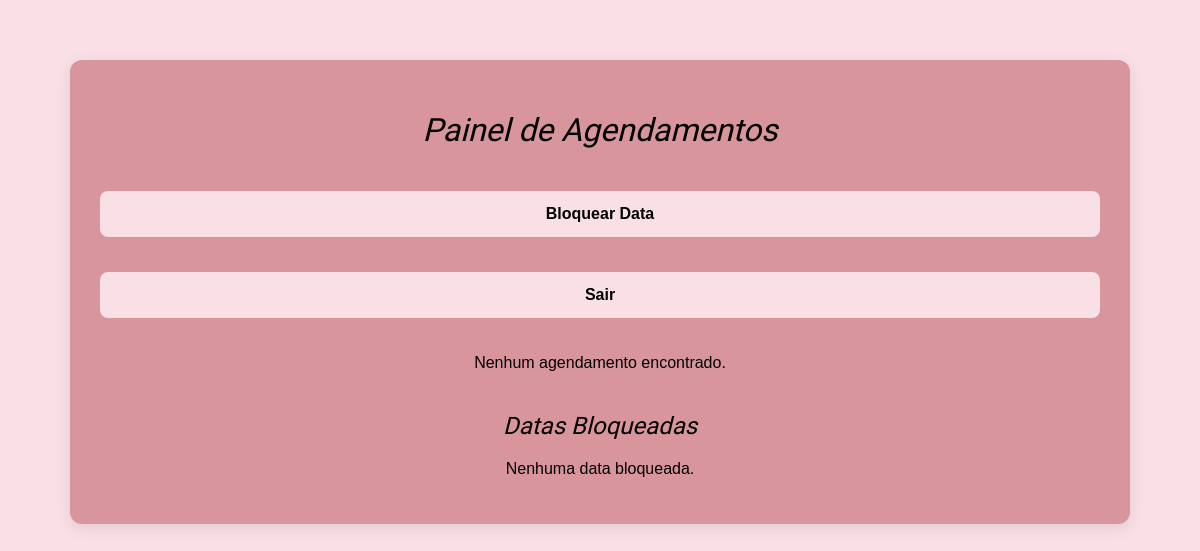
Before: /admin (signed in) with the older database file.
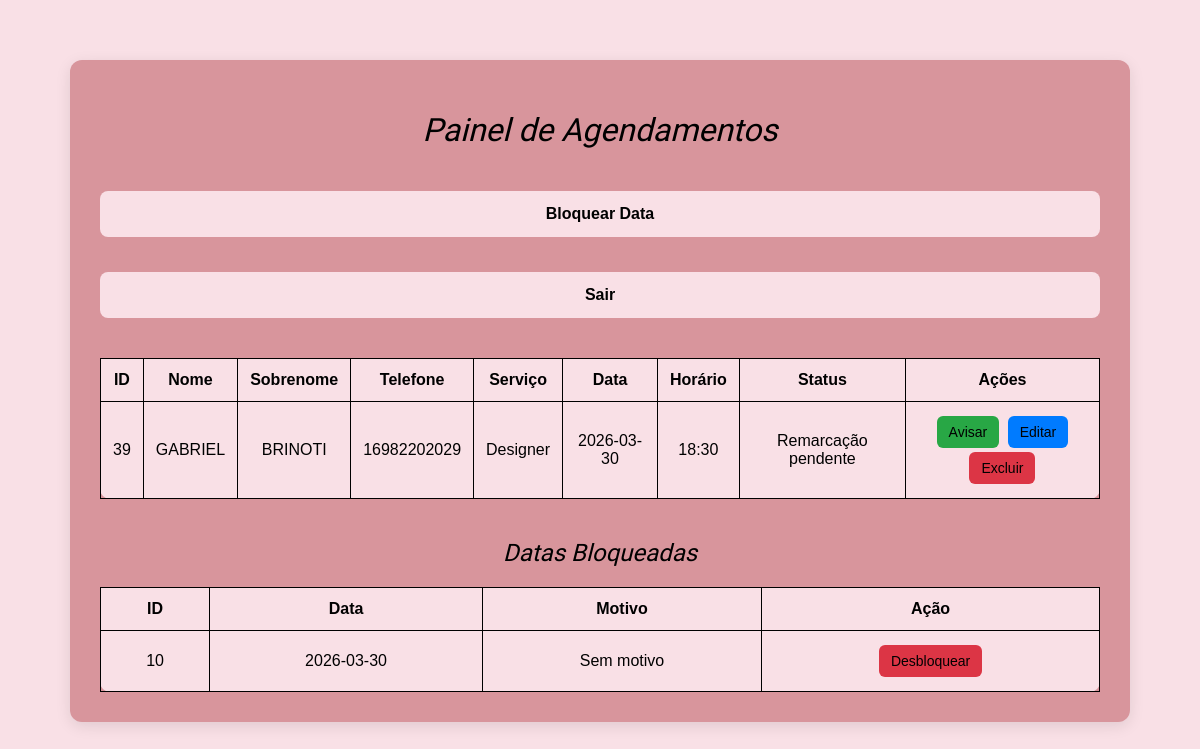
After: the same page with the newer database file.
### tables this page shows
CREATE TABLE agendamentos (
            id INTEGER PRIMARY KEY AUTOINCREMENT,
            nome TEXT NOT NULL,
            telefone TEXT NOT NULL,
            servico TEXT NOT NULL,
            data TEXT NOT NULL,
            horario TEXT NOT NULL
        , status TEXT DEFAULT 'Pendente', sobrenome TEXT DEFAULT '', obs TEXT DEFAULT '');

CREATE TABLE bloqueios (
            id INTEGER PRIMARY KEY AUTOINCREMENT,
            data TEXT NOT NULL UNIQUE,
            motivo TEXT
        );

### app.py (the view)
@app.route("/admin")
def admin():
    if not session.get("admin_logado"):
        return redirect(url_for("login"))
    conn = sqlite3.connect(DB_PATH)
    cursor = conn.cursor()
    cursor.execute("""
    SELECT id, nome, sobrenome, telefone, servico, data, horario, status
    FROM agendamentos
    ORDER BY data, horario
""")
    agendamentos = cursor.fetchall()
    cursor.execute("""
        SELECT id, data, motivo
        FROM bloqueios
        ORDER BY data
    """)
    bloqueios = cursor.fetchall()
    conn.close()
    return render_template("admin.html", agendamentos=agendamentos, bloqueios=bloqueios)

### templates/admin.html (shortened to what this page needs)
<!DOCTYPE html>
<html lang="pt-BR">
<head>
    <link rel="stylesheet" href="{{ url_for('static', filename='style.css') }}">
</head>
<body>
    <div class="container admin-container">
        <h1>Painel de Agendamentos</h1>
        <a href="{{ url_for('bloquear_data') }}" class="botao" style="margin-bottom: 15px;">Bloquear Data</a>
        <a href="{{ url_for('logout') }}" class="botao" style="background: #f9e0e6; margin-bottom: 20px;">Sair</a>
        {% if agendamentos %}
            <div class="tabela-responsive">
                <table>
                    <thead>
    <tr>
        <th>ID</th>
        <th>Nome</th>
        <th>Sobrenome</th>
        <th>Telefone</th>
        <th>Serviço</th>
        <th>Data</th>
        <th>Horário</th>
        <th>Status</th>
        <th>Ações</th>
    </tr>
</thead>
<tbody>
    {% for agendamento in agendamentos %}
    <tr>
        <td>{{ agendamento[0] }}</td>
        <td>{{ agendamento[1] }}</td>
        <td>{{ agendamento[2] }}</td>
        <td>{{ agendamento[3] }}</td>
        <td>{{ agendamento[4] }}</td>
        <td>{{ agendamento[5] }}</td>
        <td>{{ agendamento[6] }}</td>
        <td>{{ agendamento[7] }}</td>
        <td>
            {% if agendamento[7] == 'Remarcação pendente' %}
                <a href="{{ url_for('avisar_remarcacao', id=agendamento[0]) }}" class="acao confirmar">Avisar</a>
            {% endif %}
            <a href="{{ url_for('editar', id=agendamento[0]) }}" class="acao editar">Editar</a>
            <a href="{{ url_for('excluir', id=agendamento[0]) }}" class="acao excluir" onclick="return confirm('Tem certeza que deseja excluir este agendamento?')">Excluir</a>
        </td>
    </tr>
    {% endfor %}
</tbody>
                </table>
            </div>
        {% else %}
            <p>Nenhum agendamento encontrado.</p>
        {% endif %}
        <h2 style="margin-top: 40px;">Datas Bloqueadas</h2>
        {% if bloqueios %}
            <table>
                <thead>
                    <tr>
                        <th>ID</th>
                        <th>Data</th>
                        <th>Motivo</th>
                        <th>Ação</th>
                    </tr>
                </thead>
                <tbody>
                    {% for bloqueio in bloqueios %}
                    <tr>
                        <td>{{ bloqueio[0] }}</td>
                        <td>{{ bloqueio[1] }}</td>
                        <td>{{ bloqueio[2] if bloqueio[2] else "Sem motivo" }}</td>
                        <td>
                            <a href="{{ url_for('desbloquear_data', id=bloqueio[0]) }}" class="acao excluir" onclick="return confirm('Deseja desbloquear esta data?')">Desbloquear</a>
                        </td>
                    </tr>
                    {% endfor %}
                </tbody>
            </table>
        {% else %}
            <p>Nenhuma data bloqueada.</p>
        {% endif %}
    </div>
</body>
</html>

### static/style.css (style rules this page uses)
body { font-family: Arial, sans-serif; background: #f9e0e6; margin: 0; padding: 0; }
.container { width: 90%; max-width: 500px; margin: 60px auto; background: #d8959c; padding: 30px; border-radius: 12px; box-shadow: 0 4px 15px rgba(0,0,0,0.1); }
h1 { font-family: "Titillium Web", sans-serif; font-weight: 400; font-style: italic; text-align: center; color: black; }
h2 { font-family: "Titillium Web", sans-serif; font-weight: 400; font-style: italic; text-align: center; color: black; }
button, .botao { background: #f9e0e6; color: black; border: none; text-decoration: none; display: inline-block; text-align: center; margin-top: 20px; cursor: pointer; font-weight: bold; padding: 14px 20px; border-radius: 8px; width: 100%; box-sizing: border-box; }
.container { animation: fadeIn 0.4s ease; }
.admin-container { max-width: 1000px; }
table { width: 100%; border-collapse: collapse; margin-top: 20px; background: #f9e0e6; border-radius: 10px; }
th, td { padding: 12px; border: 1px solid black; text-align: center; }
th { background: #f9e0e6; color: black; }
.tabela-responsive { width: 100%; overflow-x: auto; }
.acao { display: inline-block; padding: 8px 12px; margin: 2px; border-radius: 6px; text-decoration: none; color: black; font-size: 14px; }
.editar { background: #007bff; }
.excluir { background: #dc3545; }
.confirmar { background: #28a745; }

Changed rows visible on the page:
added agendamentos: id "39", nome "GABRIEL", sobrenome "BRINOTI", telefone "16982202029", servico "Designer", data "2026-03-30", horario "18:30", status "Remarcação pendente"
added bloqueios: id "10", data "2026-03-30", motivo "Sem motivo"
Other visible differences:
text no longer shown: "Nenhum agendamento encontrado. Nenhuma data bloqueada."
text now shown: "ID Nome Sobrenome Telefone Serviço Data Horário Status Ações ID Data Motivo Ação"
